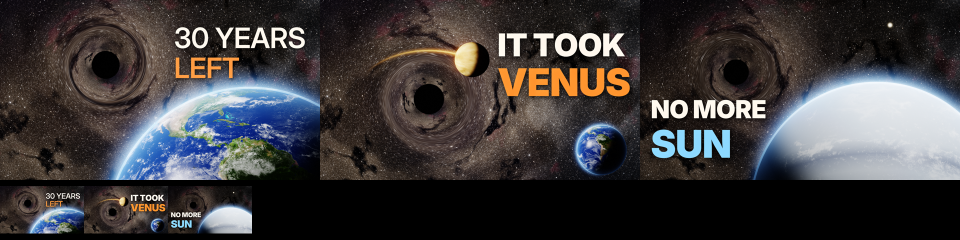
#> input picture growth/01_black_hole/compare.png, 1920 x 480 px, given in place of 2k_venus_atmosphere.jpg, which was not available (shown at 1/2 size)
$ python thumb_ab.py compare.png
#> lines starting #> are read from the running program, lines starting #| are printed output that depends on the picture
### cinema/engine/core.py
"""Core utilities for the cinematic renderer: maths, noise, compositing, post-processing."""
import os
import numpy as np
import cv2

W, H = 1920, 1080
FPS = 30
ROOT = os.path.dirname(os.path.dirname(os.path.abspath(__file__)))
REPO = os.path.dirname(ROOT)
TEX = os.path.join(ROOT, "assets", "tex")
CACHE = os.path.join(ROOT, "assets", "cache")
FONTS = os.path.join(REPO, "public", "fonts")
os.makedirs(CACHE, exist_ok=True)

cv2.setNumThreads(1)  # we parallelise across processes


# ───────────────────────── easing / maths ─────────────────────────
def clamp(x, a=0.0, b=1.0):
    return np.minimum(np.maximum(x, a), b)


def smooth(x):
    x = clamp(x)
    return x * x * (3 - 2 * x)


def smoother(x):
    x = clamp(x)
    return x * x * x * (x * (x * 6 - 15) + 10)


def ease_out(x, p=3):
    x = clamp(x)
    return 1 - (1 - x) ** p


def ease_in(x, p=3):
    return clamp(x) ** p


def lerp(a, b, t):
    return a + (b - a) * t


def span(u, a, b):
    """0→1 as u goes a→b (clamped)."""
    return clamp((u - a) / max(1e-9, b - a))


def window(u, a, b, fade=0.08):
    """1 inside [a,b] with soft edges."""
    return smooth(span(u, a, a + fade)) * (1 - smooth(span(u, b - fade, b)))


def hex2rgb(h, gain=1.0):
    h = h.lstrip("#")
    return np.array([int(h[i:i + 2], 16) / 255.0 for i in (0, 2, 4)], np.float32) * gain


# ───────────────────────── grids / noise ─────────────────────────
_GRID = {}


def grid(w=W, h=H):
    k = (w, h)
    if k not in _GRID:
        ys, xs = np.mgrid[0:h, 0:w].astype(np.float32)
        _GRID[k] = (xs, ys)
    return _GRID[k]


def fbm(w, h, scale=200.0, octaves=6, seed=0, persistence=0.5):
    """Fractal value noise in [0,1], built by upscaling random grids (fast, smooth)."""
    rng = np.random.default_rng(seed)
    out = np.zeros((h, w), np.float32)
    amp, tot = 1.0, 0.0
    s = scale
    for _ in range(octaves):
        gw, gh = max(2, int(w / s) + 2), max(2, int(h / s) + 2)
        g = rng.random((gh, gw)).astype(np.float32)
        up = cv2.resize(g, (int(gw * s), int(gh * s)), interpolation=cv2.INTER_CUBIC)
        ox, oy = rng.integers(0, max(1, up.shape[1] - w)), rng.integers(0, max(1, up.shape[0] - h))
        out += amp * up[oy:oy + h, ox:ox + w]
        tot += amp
        amp *= persistence
        s /= 2.0
        if s < 1.5:
            break
    out /= tot
    lo, hi = np.percentile(out, 1), np.percentile(out, 99)
    return clamp((out - lo) / (hi - lo + 1e-6))


def cached(name, fn):
    p = os.path.join(CACHE, name + ".npy")
    if os.path.exists(p):
        return np.load(p, mmap_mode=None)
    a = fn()
    np.save(p, a)
    return a


# ───────────────────────── image ops ─────────────────────────
def blur(img, sigma):
    if sigma <= 0.3:
        return img
    return cv2.GaussianBlur(img, (0, 0), sigma, borderType=cv2.BORDER_REFLECT)


# [24 lines left out: functions fast_blur, over, affine_view, not called in this run]


def radial(cx, cy, w=W, h=H):
    xs, ys = grid(w, h)
    return np.sqrt((xs - cx) ** 2 + (ys - cy) ** 2)


# [31 lines left out: functions glow_dot, star_spikes, not called in this run]


# ───────────────────────── stars ─────────────────────────
def star_color(temp):
    """Approximate blackbody colour for temperature in K (vectorised)."""
    t = np.asarray(temp, np.float32) / 100.0
    r = np.where(t <= 66, 255.0, 329.7 * np.power(np.maximum(t - 60, 1e-3), -0.1332))
    g = np.where(t <= 66, 99.47 * np.log(np.maximum(t, 1e-3)) - 161.1, 288.1 * np.power(np.maximum(t - 60, 1e-3), -0.0755))
    b = np.where(t >= 66, 255.0, np.where(t <= 19, 0.0, 138.5 * np.log(np.maximum(t - 10, 1e-3)) - 305.0))
    c = np.stack([r, g, b], -1) / 255.0
    return np.clip(c, 0, 1).astype(np.float32)


def splat_points(buf, xs, ys, vals, sigma=0.7):
    """Bilinear splat of point fluxes (N,3) into buf, then a tiny PSF blur."""
    h, w = buf.shape[:2]
    x0 = np.floor(xs).astype(np.int64)
    y0 = np.floor(ys).astype(np.int64)
    fx, fy = (xs - x0).astype(np.float32), (ys - y0).astype(np.float32)
    for dx, dy, wt in ((0, 0, (1 - fx) * (1 - fy)), (1, 0, fx * (1 - fy)), (0, 1, (1 - fx) * fy), (1, 1, fx * fy)):
        xi, yi = x0 + dx, y0 + dy
        m = (xi >= 0) & (xi < w) & (yi >= 0) & (yi < h)
        idx = yi[m] * w + xi[m]
        for c in range(3):
            buf[..., c] += np.bincount(idx, weights=vals[m, c] * wt[m], minlength=w * h).reshape(h, w).astype(np.float32)
    return blur(buf, sigma) if sigma > 0 else buf


def make_starfield(w, h, n, seed=1, mag_power=2.4, brightness=1.0, sigma=0.75):
    rng = np.random.default_rng(seed)
    xs = rng.random(n) * w
    ys = rng.random(n) * h
    # many faint, few bright
    f = (rng.pareto(mag_power, n) + 1) ** 1.6
    f = np.minimum(f, 60) * 0.08 * brightness
    temp = np.clip(rng.normal(6200, 2600, n), 2600, 30000)
    col = star_color(temp) * 0.6 + 0.4  # desaturate toward white
    buf = np.zeros((h, w, 3), np.float32)
    buf = splat_points(buf, xs, ys, col * f[:, None], sigma=sigma)
    return buf, (xs, ys, f, col)


# ───────────────────────── post ─────────────────────────
_GRAIN = None


# [6 lines left out: function grain_tiles, not called in this run]


_VIG = None


# [41 lines left out: functions vignette, tonemap, post, not called in this run]

### cinema/engine/space.py
"""Deep-space backdrop and gravitational lensing."""
import numpy as np
import cv2
from .core import (W, H, TEX, cached, fbm, make_starfield, blur, fast_blur, clamp, smooth, span, grid)
import os

CW, CH = 5760, 3240  # space canvas (3x output) – camera pans/zooms inside it


def _ridged(w, h, scale, seed, octaves=6):
    n = fbm(w, h, scale=scale, octaves=octaves, seed=seed)
    return 1 - np.abs(2 * n - 1)


def _build_space():
    from .core import splat_points, star_color
    w, h = CW // 2, CH // 2
    xs, ys = np.mgrid[0:h, 0:w].astype(np.float32)[::-1]
    ang = np.radians(-18)
    cx, cy = w * 0.5, h * 0.55
    s = (xs - cx) * np.cos(ang) + (ys - cy) * np.sin(ang)     # along band
    d = -(xs - cx) * np.sin(ang) + (ys - cy) * np.cos(ang)    # across band
    warp = (fbm(w, h, scale=420, seed=21) - 0.5) * 260
    d = d + warp
    sig = 260 + 120 * fbm(w, h, scale=600, seed=22)
    prof = np.exp(-(d ** 2) / (2 * sig ** 2))
    core = np.exp(-((s + 380) ** 2) / (2 * 520 ** 2)) * np.exp(-(d ** 2) / (2 * 230 ** 2))
    clouds = fbm(w, h, scale=160, seed=23) ** 1.6
    fine = fbm(w, h, scale=40, seed=24)
    dens = prof * (0.25 + 1.2 * clouds) * (0.7 + 0.6 * fine) + core * 0.9
    # dust lanes – dark filaments threaded through the band
    rid = _ridged(w, h, 220, 25) * 0.55 + _ridged(w, h, 60, 26) * 0.45
    lane = smooth(span(rid, 0.78, 0.97)) * np.exp(-(d ** 2) / (2 * (sig * 0.55) ** 2))
    lane2 = smooth(span(fbm(w, h, scale=120, seed=27), 0.55, 0.8)) * prof
    dust = np.clip(lane * 0.95 + lane2 * 0.45, 0, 0.97)
    lum = dens * (1 - dust)
    warm = np.array([1.0, 0.8, 0.6], np.float32)
    blue = np.array([0.7, 0.82, 1.0], np.float32)
    t = np.clip(core * 1.6 + dust * 0.6, 0, 1)[..., None]
    col = blue * (1 - t) + warm * t
    band = lum[..., None] * col * 0.07
    # red emission knots (HII regions) along the band
    hii = smooth(span(fbm(w, h, scale=70, seed=28), 0.82, 0.97)) * prof * (1 - dust)
    band += hii[..., None] * np.array([0.5, 0.08, 0.16], np.float32) * 0.09
    # faint nebular wash everywhere
    n1 = fbm(w, h, scale=500, seed=11)
    n2 = fbm(w, h, scale=300, seed=12)
    band += (n1 ** 3)[..., None] * np.array([0.006, 0.012, 0.03], np.float32) + (n2 ** 4)[..., None] * np.array([0.02, 0.004, 0.02], np.float32)
    band = cv2.resize(band, (CW, CH), interpolation=cv2.INTER_CUBIC)
    densf = cv2.resize(dens * (1 - dust * 0.8), (CW, CH), interpolation=cv2.INTER_LINEAR)
    rng = np.random.default_rng(9)
    buf = np.zeros((CH, CW, 3), np.float32)
    # uniform field
    stars, _ = make_starfield(CW, CH, 90000, seed=3, brightness=1.4, sigma=0)
    buf += stars
    # band-concentrated star clouds (rejection sampling)
    n = 5000000
    px, py = rng.random(n) * CW, rng.random(n) * CH
    keep = rng.random(n) < np.clip(densf[py.astype(int), px.astype(int)] / densf.max(), 0, 1) ** 1.2
    px, py = px[keep], py[keep]
    f = (rng.pareto(2.6, px.size) + 1) ** 1.4 * 0.11
    c = star_color(np.clip(rng.normal(5800, 2200, px.size), 2800, 25000)) * 0.55 + 0.45
    buf = splat_points(buf, px, py, c * f[:, None], sigma=0)
    buf = blur(buf, 0.75)
    bright, _ = make_starfield(CW, CH, 1400, seed=5, mag_power=1.5, brightness=2.6, sigma=1.0)
    img = band + buf + bright
    return img.astype(np.float16)


_SPACE = None
_SPACE_BLUR = None


def space():
    global _SPACE, _SPACE_BLUR
    if _SPACE is None:
        _SPACE = cached("space_v6", _build_space).astype(np.float32)
        _SPACE_BLUR = blur(_SPACE, 3.0)
    return _SPACE, _SPACE_BLUR


def camera_maps(cx, cy, zoom, angle=0.0):
    """Output pixel → canvas coordinates for a camera looking at (cx,cy) with given zoom (output px / canvas px)."""
    xs, ys = grid()
    ca, sa = np.cos(np.radians(angle)), np.sin(np.radians(angle))
    dx, dy = (xs - W / 2) / zoom, (ys - H / 2) / zoom
    return (cx + dx * ca - dy * sa).astype(np.float32), (cy + dx * sa + dy * ca).astype(np.float32)


def lens_maps(mx, my, lx, ly, theta_e, shadow=0.36, scale=1.0):
    """Point-lens deflection applied to an existing coordinate map.
    (lx,ly) lens centre in OUTPUT pixels, theta_e Einstein radius in output px; scale converts output px → map units.
    Returns new maps, demagnification weight, shadow alpha."""
    xs, ys = grid()
    dx, dy = xs - lx, ys - ly
    r2 = dx * dx + dy * dy + 1e-3
    k = theta_e * theta_e / r2
    # β = θ(1 - θE²/θ²): shift sampling point back toward/through the lens
    ox, oy = -dx * k, -dy * k
    nmx = mx + ox * scale
    nmy = my + oy * scale
    r = np.sqrt(r2)
    demag = smooth(span(theta_e / r, 1.15, 2.6))
    sh_r = theta_e * shadow
    shade = clamp((r - sh_r) / 1.6)  # 0 inside the shadow
    return nmx, nmy, demag, shade


def sample(img, mx, my, border=cv2.BORDER_REFLECT):
    return cv2.remap(img, mx.astype(np.float32, copy=False), my.astype(np.float32, copy=False), cv2.INTER_LINEAR, borderMode=border)


def space_frame(cx, cy, zoom, angle=0.0, lenses=(), extra_maps=None):
    """Render the deep-space backdrop through the camera, with optional black-hole lenses.
    lenses: list of (lx, ly, theta_e) in output px."""
    sp, spb = space()
    mx, my = camera_maps(cx, cy, zoom, angle)
    shade_tot = np.ones((H, W), np.float32)
    demag_tot = np.zeros((H, W), np.float32)
    for (lx, ly, te) in lenses:
        mx, my, demag, shade = lens_maps(mx, my, lx, ly, te, scale=1.0 / zoom)
        shade_tot *= shade
        demag_tot = np.maximum(demag_tot, demag)
    img = sample(sp, mx, my)
    if len(lenses):
        img = img * (1 - demag_tot[..., None]) + sample(spb, mx, my) * demag_tot[..., None]
        img *= shade_tot[..., None]
    return img, (mx, my, shade_tot)


# [13 lines left out: function lens_image, not called in this run]

### cinema/engine/planet.py
"""Ray-cast textured planets with lighting, atmosphere, night lights, clouds and ocean glint."""
import os
import numpy as np
import cv2
from .core import TEX, clamp, smooth, span, blur, fast_blur

_TEX = {}
_CITYN = None
_GRAN = None


def tex(name, width=4096):
    k = (name, width)
    if k not in _TEX:
        img = cv2.imread(os.path.join(TEX, name), cv2.IMREAD_UNCHANGED)
        if img.ndim == 3 and img.shape[2] >= 3:
            img = img[..., :3][..., ::-1]
        img = img.astype(np.float32) / 255.0
        if img.shape[1] > width:
            img = cv2.resize(img, (width, width // 2), interpolation=cv2.INTER_AREA)
        # srgb → linear-ish
        img = np.power(img, 2.2)
        _TEX[k] = np.ascontiguousarray(img)
    return _TEX[k]


def _rot(nx, ny, nz, tilt, lon):
    # tilt about x-axis (camera looks along -z), then spin about the planet's y-axis
    ct, st = np.cos(tilt), np.sin(tilt)
    y1 = ny * ct - nz * st
    z1 = ny * st + nz * ct
    lat = np.arcsin(np.clip(y1, -1, 1))
    lo = np.arctan2(nx, z1) + lon
    return lat, lo


def render_planet(out, cx, cy, R, body="earth", spin=0.0, tilt=0.35, light=(-0.6, 0.25, 0.75),
                  night=1.0, clouds=True, atmo=None, ice=0.0, scorch=0.0, lights_fade=1.0, exposure=1.0, roll=0.0,
                  stretch=1.0, emit=None, lights_cut=0.0):
    """Composite a lit planet into `out` (HxWx3 float, additive-aware). Returns (out, alpha)."""
    H, W = out.shape[:2]
    pad = int(R * 0.25 * max(1.0, stretch)) + int(R * (max(1.0, stretch) - 1)) + 6
    x0, x1 = int(max(0, cx - R - pad)), int(min(W, cx + R + pad))
    y0, y1 = int(max(0, cy - R - pad)), int(min(H, cy + R + pad))
    if x1 <= x0 or y1 <= y0:
        return out, np.zeros((H, W), np.float32)
    ys, xs = np.mgrid[y0:y1, x0:x1].astype(np.float32)
    dx, dy = (xs - cx) / R, -(ys - cy) / R
    if stretch != 1.0:
        dx = dx / stretch
        dy = dy * stretch ** 0.5
    if roll:
        cr, sr = np.cos(roll), np.sin(roll)
        dx, dy = dx * cr - dy * sr, dx * sr + dy * cr
    r2 = dx * dx + dy * dy
    r = np.sqrt(r2)
    inside = r2 < 1
    nz = np.sqrt(np.maximum(0, 1 - r2))
    lat, lo = _rot(dx, dy, nz, tilt, spin)
    L = np.asarray(light, np.float32)
    L = L / np.linalg.norm(L)
    ndl = dx * L[0] + dy * L[1] + nz * L[2]
    tw = 8192 if (R > 2400 and body in ("jupiter", "earth")) else (4096 if R > 300 else 2048)
    names = dict(earth="8k_earth_daymap.jpg", neptune="2k_neptune.jpg", jupiter="8k_jupiter.jpg", moon="8k_moon.jpg",
                 mars="2k_mars.jpg", saturn="8k_saturn.jpg", uranus="2k_uranus.jpg", sun="2k_sun.jpg", venus="2k_venus_atmosphere.jpg", mercury="2k_mercury.jpg")
    day = tex(names[body], tw)
    th, twd = day.shape[:2]
    u = ((lo / (2 * np.pi)) % 1.0) * twd
    v = (0.5 - lat / np.pi) * th
    mu, mv = u.astype(np.float32), np.clip(v, 0, th - 1).astype(np.float32)
    col = cv2.remap(day, mu, mv, cv2.INTER_LINEAR, borderMode=cv2.BORDER_WRAP)
    if body == "earth":
        ocean = clamp((col[..., 2] - col[..., 0] * 1.1) * 6.0)
        if ice > 0:
            icecol = np.array([0.82, 0.88, 0.95], np.float32)
            n = cv2.remap(tex("8k_earth_clouds.jpg", tw), mu, mv, cv2.INTER_LINEAR, borderMode=cv2.BORDER_WRAP)[..., :1]
            front = clamp((np.abs(lat)[..., None] / (np.pi / 2) - (1 - ice * 1.15)) * 5 + n * 0.6 - 0.2)
            col = col * (1 - front) + icecol * front * (0.85 + 0.15 * n)
            ocean = ocean * (1 - front[..., 0])
        if scorch > 0:
            col = col * (1 - 0.55 * scorch) + np.array([0.5, 0.36, 0.2], np.float32) * 0.55 * scorch
        if clouds:
            cl = cv2.remap(tex("8k_earth_clouds.jpg", tw), mu, mv, cv2.INTER_LINEAR, borderMode=cv2.BORDER_WRAP)[..., 0]
            cl = clamp(cl * (1.2 + scorch * 1.5))[..., None]
            ccol = np.array([1.0, 1.0, 1.0], np.float32) if scorch <= 0 else np.array([1.0, 0.86, 0.7], np.float32)
            col = col * (1 - cl) + ccol * cl
            ocean = ocean * (1 - cl[..., 0])
    else:
        ocean = None
    # lighting
    terminator = smooth(span(ndl, -0.08, 0.35))
    diffuse = np.maximum(ndl, 0) ** 0.85 * 1.15
    lit = col * (diffuse * terminator)[..., None] * 1.6 * exposure
    if body == "earth" and ocean is not None:
        hx, hy, hz = L[0], L[1], L[2] + 1.0
        hn = np.sqrt(hx * hx + hy * hy + hz * hz)
        ndh = (dx * hx + dy * hy + nz * hz) / hn
        spec = np.maximum(ndh, 0) ** 160 * 0.9 + np.maximum(ndh, 0) ** 24 * 0.035
        lit += (spec * ocean * terminator * min(1.0, exposure))[..., None] * np.array([1.0, 0.95, 0.85], np.float32)
        if night > 0:
            nl = cv2.remap(tex("8k_earth_nightmap.jpg", tw), mu, mv, cv2.INTER_LINEAR, borderMode=cv2.BORDER_WRAP)
            dark = (1 - smooth(span(ndl, -0.15, 0.1)))[..., None]
            if lights_cut > 0:
                global _CITYN
                if _CITYN is None:
                    from .core import fbm
                    _CITYN = fbm(2048, 1024, scale=7, seed=55, octaves=2)
                cn = cv2.remap(_CITYN, (mu * 2048 / twd).astype(np.float32), (mv * 1024 / th).astype(np.float32), cv2.INTER_NEAREST, borderMode=cv2.BORDER_WRAP)
                nl = nl * (cn > lights_cut)[..., None]
            lit += nl * dark * np.array([1.6, 1.15, 0.65], np.float32) * night * lights_fade * 2.2
    if emit is not None:
        etex, ecol, estr = emit
        ev = cv2.remap(etex, (mu * etex.shape[1] / twd).astype(np.float32), (mv * etex.shape[0] / th).astype(np.float32), cv2.INTER_LINEAR, borderMode=cv2.BORDER_WRAP)
        lit += ev[..., None] * np.asarray(ecol, np.float32) * estr
    # limb darkening for gas giants
    if body in ("neptune", "jupiter", "uranus", "saturn"):
        lit *= (0.55 + 0.45 * nz ** 0.5)[..., None]
    # atmosphere
    if atmo is None:
        atmo = dict(earth=(0.35, 0.6, 1.0), neptune=(0.35, 0.55, 1.0), jupiter=(1.0, 0.85, 0.65), uranus=(0.6, 0.9, 1.0)).get(body)
    a_edge = clamp(R - r * R + 0.5)  # antialiased disk
    alpha = a_edge * inside + a_edge * (~inside)
    alpha = clamp(alpha)
    region = out[y0:y1, x0:x1]
    lit = np.where(inside[..., None], lit, 0)
    region = region * (1 - alpha[..., None]) + lit * alpha[..., None]
    if atmo is not None:
        ac = np.asarray(atmo, np.float32)
        sun_side = smooth(span(ndl + (1 - nz) * 0.0, -0.3, 0.6))
        # in-disk rim scattering
        rim = ((1 - nz) ** 3.0) * inside * (0.25 + 1.2 * sun_side) * (1.0 if body in ('earth', 'neptune') else 0.35)
        region += rim[..., None] * ac * 0.9
        # outer halo
        h = np.exp(-np.maximum(r - 1, 0) * R / min(R * 0.035 + 2, 28.0)) * (r >= 0.985)
        # light direction for halo: project light onto screen plane
        ang_l = np.clip((dx * L[0] + dy * L[1]) / (r + 1e-6), -1, 1)
        halo_light = smooth(span(ang_l * min(1.0, np.hypot(L[0], L[1]) * 1.4) + L[2] * 0.6, -0.4, 0.9))
        region += (h * halo_light)[..., None] * ac * (0.9 if body in ('earth', 'neptune') else 0.3)
    out[y0:y1, x0:x1] = region
    full_alpha = np.zeros((H, W), np.float32)
    full_alpha[y0:y1, x0:x1] = alpha * inside + 0 * alpha
    return out, full_alpha


# [71 lines left out: functions render_sun_disk, render_rings, not called in this run]


_COAST = None


# [10 lines left out: function coast_mask, not called in this run]

### growth/01_black_hole/thumb_ab.py
"""A/B thumbnail variants built on the episode's own finding (Venus is carried off; Earth is ejected)."""
import os
import numpy as np, cv2
from engine.core import W, H, post, glow_dot
from engine.space import space_frame
from engine.planet import render_planet
from engine import cards

cards.FONT_FILES["black"] = cards.INTER + "Inter-Black.otf"


# [5 lines left out: function _text, not called in this run]


def _trail(img, pts, color, width):
    """Glowing polyline that fades in along its length."""
    layer = np.zeros_like(img)
    n = len(pts)
    for i in range(n - 1):
        f = (i / n) ** 1.6
        c = tuple(float(v * f) for v in color)
        p0 = tuple(int(v) for v in pts[i]); p1 = tuple(int(v) for v in pts[i + 1])
        cv2.line(layer, p0, p1, c, width, cv2.LINE_AA)
    img += cv2.GaussianBlur(layer, (0, 0), 9) * 1.6 + layer


# [5 lines left out: function _save, not called in this run]


def venus(d):
    bx, by, te = W * 0.34, H * 0.55, 250
    img, _ = space_frame(3050, 1560, 1.25, angle=-8, lenses=[(bx, by, te)])
    img *= 1.15
    # Venus being dragged around the hole: an arc ending at the planet, stretched toward the hole
    t = np.linspace(-2.6, -0.95, 160)
    r = te * 1.55
    pts = np.stack([bx + r * 1.15 * np.cos(t), by + r * 0.75 * np.sin(t)], 1)
    _trail(img, pts, (1.0, 0.55, 0.15), 8)
    vx, vy = pts[-1]
    render_planet(img, vx, vy, 105, "venus", spin=0.4, tilt=0.2, light=(-0.9, 0.2, 0.4), clouds=False)
#> in tex, img is the input picture: shape (480, 1920, 3); mean B, G, R 60.1, 59, 61.9
    # Earth, small and far, left behind
    render_planet(img, 1690, 900, 150, "earth", spin=1.95, tilt=0.5, light=(-0.8, 0.4, 0.4))
#> call 2 of render_planet, with cx = 1690, cy = 900, R = 150, body = 'earth', spin = 1.95, tilt = 0.5, light = (-0.8, 0.4, 0.4), night = 1
#> in render_planet (call 2), `r = np.sqrt(r2)`:
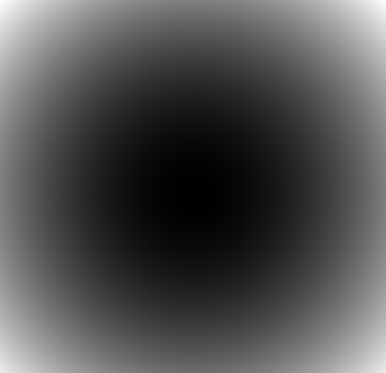
#> r2: shape (373, 386) float32; min 0, max 3.31, mean 1.07; drawn with min black and max white
#> call 2 of _rot, with tilt = 0.5, lon = 1.95
#> in _rot (call 2), `lat = np.arcsin(np.clip(y1, -1, 1))`:
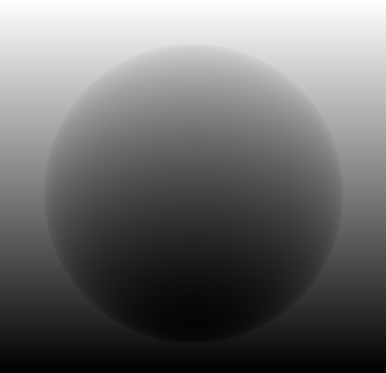
#> y1: shape (373, 386) float32; min -1.05, max 1.13, mean -0.116; drawn with min black and max white
#> in _rot (call 2), `lo = np.arctan2(nx, z1) + lon`:
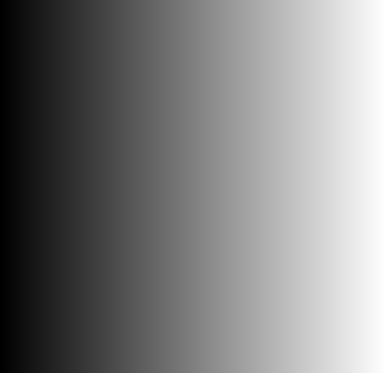
#> nx: shape (373, 386) float32; min -1.29, max 1.28, mean -0.00333; drawn with min black and max white
#> call 2 of tex, with name = '8k_earth_daymap.jpg', width = 2048
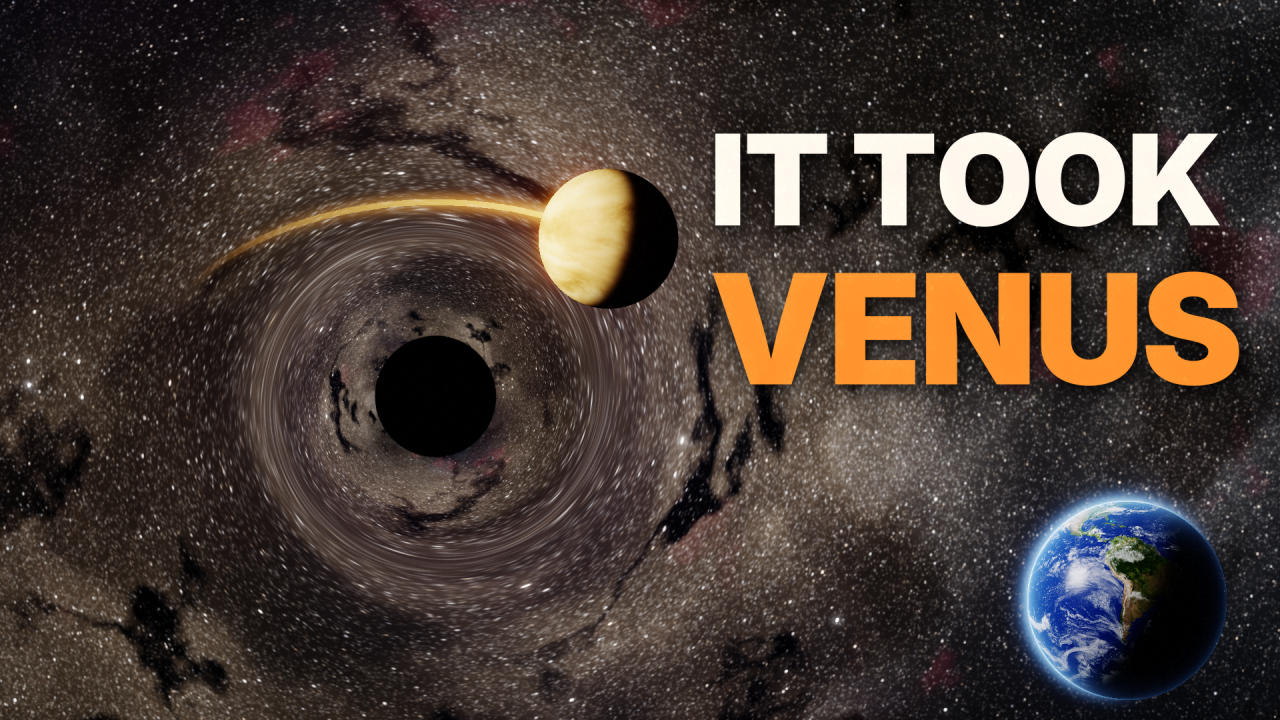
#> input picture growth/01_black_hole/thumbnail_B_venus.png, 1280 x 720 px, given in place of 8k_earth_daymap.jpg, which was not available
#> in tex, img is the input picture: shape (720, 1280, 3); mean B, G, R 50.9, 57.8, 70.2
#> in tex (call 2), `img = np.power(img, 2.2)`:
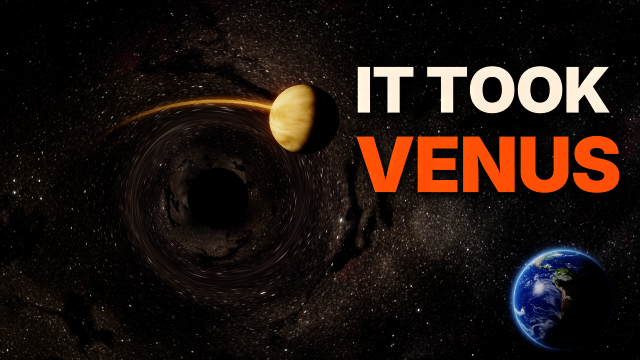
#> img: shape (720, 1280, 3) float32 (shown at 1/2 size); mean R, G, B 0.123, 0.08, 0.0616
#> in render_planet (call 2), `mu, mv = u.astype(np.float32), np.clip(v, 0, th - 1).astype(np.float32)`:
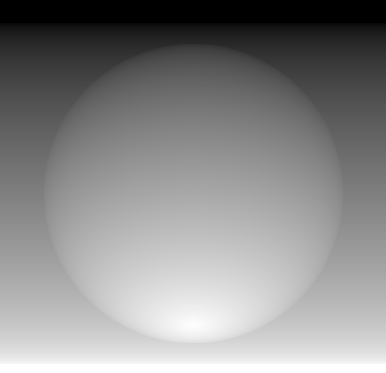
#> v: shape (373, 386) float32; min 0, max 720, mean 388.9; drawn with min black and max white
#> in clamp (call 24), `return np.minimum(np.maximum(x, a), b)`:
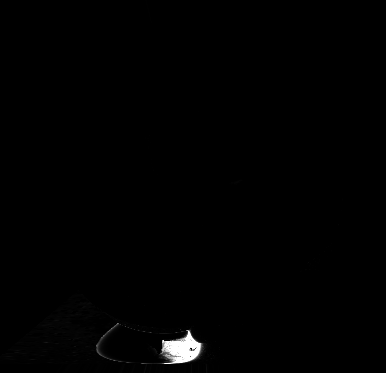
#> returned value: shape (373, 386) float32; min 0, max 1, mean 0.0063
#> (the rest of the program and of its run is left out)
